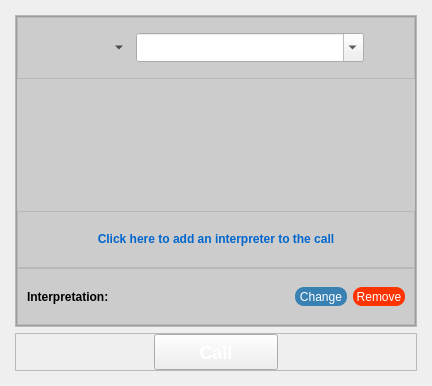
<?xml version="1.0" encoding="UTF-8"?>
<ui version="4.0">
 <class>Qpid::PhoneMakeCallView</class>
 <widget class="QWidget" name="Qpid::PhoneMakeCallView">
  <property name="geometry">
   <rect>
    <x>0</x>
    <y>0</y>
    <width>432</width>
    <height>386</height>
   </rect>
  </property>
  <property name="windowTitle">
   <string>Voice Easy</string>
  </property>
  <property name="styleSheet">
   <string notr="true">#frameMainPanel {
	background: 1px solid #cccccc;
}

/* QFrame Number Panel */
#frameNumberPanel {
	min-height: 60px;
	max-height: 60px;
	background: url(:/images/ui/number_panel_bg.jpg) center;
}

#frameNumberPanel QComboBox {
	min-height: 27px;
	max-height: 27px;
	font-size: 16px;
	font-family: Segoe UI;
}

#frameNumberPanel QComboBox::drop-down {
	padding-right: 3px;
	image: url(:/images/ui/arrow_down.png);
	subcontrol-origin: padding;
	subcontrol-position: right;
	top: 1px;
}

#frameNumberPanel #comboBoxCountryCode {
	border: 0px;
	background: transparent;
}

/*#frameNumberPanel #comboBoxCountryCode QAbstractItemView::item {
	margin-top: 7px;
}*/

#frameNumberPanel #comboBoxNumber {
	border: 1px solid #cccccc;
}

#frameNumberPanel #pushButtonDelete {
	border: 0px;
	background: url(:/images/ui/dtmf_delete.png);
	background-repeat: none;
	min-width: 26px;
	min-height: 16px;
}
/* End */

#frameLanguagePanel,#frameInterpreterLanguage {
	min-height: 55px;
	max-height: 55px;
	background: url(:/images/ui/interpretation_panel_bg.jpg);
}

#frameLanguagePanel #pushButtonAdd {
	border: 0px;
	color: #0066cd;
	font-weight: bold;
}

#frameInterpreterLanguage #labelInterpreterIcon {
	border-image: url(:/images/ui/colored_interpretation.png);
	max-width: 16px;
	min-width: 16px;
	max-height: 16px;
	min-height: 16px;
}

#frameInterpreterLanguage QPushButton {
	min-height: 19px;
	min-width: 52px;
	border: 0px;
	color: #ffffff;
	border-radius: 9px;
	font-size: 12px;
}

#frameInterpreterLanguage QLabel {
	font-size: 12px;
	font-weight: bold;
}

#frameInterpreterLanguage #pushButtonChange {
	background: #3980b3;
}

#frameInterpreterLanguage #pushButtonRemove {
	background: #ff3300;
}

/* Button make call */
#frameMakeCall #pushButtonMakeCall {
	color: #ffffff;
	font-weight: bold;
	font-family: Segoe UI;
	font-size: 18px;
	min-width: 122px;
	min-height: 34px;
	border-image: url(:/images/ui/button_call.png);
}

#frameMakeCall #pushButtonMakeCall:hover {
	border-image: url(:/images/ui/button_call_hover.png);
}</string>
  </property>
  <layout class="QHBoxLayout" name="horizontalLayout_6">
   <item>
    <spacer name="horizontalSpacer_6">
     <property name="orientation">
      <enum>Qt::Horizontal</enum>
     </property>
     <property name="sizeHint" stdset="0">
      <size>
       <width>105</width>
       <height>20</height>
      </size>
     </property>
    </spacer>
   </item>
   <item>
    <widget class="QWidget" name="widget" native="true">
     <property name="minimumSize">
      <size>
       <width>0</width>
       <height>0</height>
      </size>
     </property>
     <property name="maximumSize">
      <size>
       <width>16777215</width>
       <height>16777215</height>
      </size>
     </property>
     <layout class="QVBoxLayout" name="verticalLayout_2">
      <property name="spacing">
       <number>6</number>
      </property>
      <property name="margin">
       <number>0</number>
      </property>
      <item>
       <spacer name="verticalSpacer">
        <property name="orientation">
         <enum>Qt::Vertical</enum>
        </property>
        <property name="sizeHint" stdset="0">
         <size>
          <width>20</width>
          <height>132</height>
         </size>
        </property>
       </spacer>
      </item>
      <item>
       <widget class="QFrame" name="frameVerticalMiddle">
        <property name="minimumSize">
         <size>
          <width>0</width>
          <height>0</height>
         </size>
        </property>
        <property name="frameShape">
         <enum>QFrame::StyledPanel</enum>
        </property>
        <property name="frameShadow">
         <enum>QFrame::Raised</enum>
        </property>
        <layout class="QHBoxLayout" name="horizontalLayout">
         <property name="spacing">
          <number>0</number>
         </property>
         <property name="margin">
          <number>0</number>
         </property>
         <item>
          <spacer name="horizontalSpacer">
           <property name="orientation">
            <enum>Qt::Horizontal</enum>
           </property>
           <property name="sizeHint" stdset="0">
            <size>
             <width>5</width>
             <height>20</height>
            </size>
           </property>
          </spacer>
         </item>
         <item>
          <widget class="QFrame" name="frameMainPanel">
           <property name="minimumSize">
            <size>
             <width>400</width>
             <height>310</height>
            </size>
           </property>
           <property name="maximumSize">
            <size>
             <width>16777215</width>
             <height>16777215</height>
            </size>
           </property>
           <property name="frameShape">
            <enum>QFrame::StyledPanel</enum>
           </property>
           <property name="frameShadow">
            <enum>QFrame::Raised</enum>
           </property>
           <layout class="QVBoxLayout" name="verticalLayout_3">
            <property name="spacing">
             <number>0</number>
            </property>
            <property name="margin">
             <number>0</number>
            </property>
            <item>
             <widget class="QFrame" name="frameNumberPanel">
              <property name="frameShape">
               <enum>QFrame::StyledPanel</enum>
              </property>
              <property name="frameShadow">
               <enum>QFrame::Raised</enum>
              </property>
              <layout class="QHBoxLayout" name="horizontalLayout_2" stretch="0,1,0">
               <property name="spacing">
                <number>9</number>
               </property>
               <property name="leftMargin">
                <number>9</number>
               </property>
               <property name="topMargin">
                <number>0</number>
               </property>
               <property name="rightMargin">
                <number>9</number>
               </property>
               <property name="bottomMargin">
                <number>0</number>
               </property>
               <item>
                <widget class="QComboBox" name="comboBoxCountryCode">
                 <property name="minimumSize">
                  <size>
                   <width>100</width>
                   <height>27</height>
                  </size>
                 </property>
                 <property name="autoFillBackground">
                  <bool>false</bool>
                 </property>
                </widget>
               </item>
               <item>
                <widget class="QComboBox" name="comboBoxNumber">
                 <property name="editable">
                  <bool>true</bool>
                 </property>
                </widget>
               </item>
               <item>
                <widget class="QPushButton" name="pushButtonDelete">
                 <property name="focusPolicy">
                  <enum>Qt::NoFocus</enum>
                 </property>
                 <property name="text">
                  <string/>
                 </property>
                </widget>
               </item>
              </layout>
             </widget>
            </item>
            <item>
             <widget class="Qpid::DTMFPlate" name="widgetDTMFPlate" native="true"/>
            </item>
            <item>
             <widget class="QFrame" name="frameLanguagePanel">
              <property name="frameShape">
               <enum>QFrame::StyledPanel</enum>
              </property>
              <property name="frameShadow">
               <enum>QFrame::Raised</enum>
              </property>
              <layout class="QHBoxLayout" name="horizontalLayout_3" stretch="1">
               <property name="spacing">
                <number>0</number>
               </property>
               <property name="leftMargin">
                <number>0</number>
               </property>
               <property name="rightMargin">
                <number>0</number>
               </property>
               <item>
                <widget class="QPushButton" name="pushButtonAdd">
                 <property name="cursor">
                  <cursorShape>PointingHandCursor</cursorShape>
                 </property>
                 <property name="focusPolicy">
                  <enum>Qt::NoFocus</enum>
                 </property>
                 <property name="text">
                  <string>Click here to add an interpreter to the call</string>
                 </property>
                </widget>
               </item>
              </layout>
             </widget>
            </item>
            <item>
             <widget class="QFrame" name="frameInterpreterLanguage">
              <property name="frameShape">
               <enum>QFrame::StyledPanel</enum>
              </property>
              <property name="frameShadow">
               <enum>QFrame::Raised</enum>
              </property>
              <layout class="QHBoxLayout" name="horizontalLayout_5">
               <property name="spacing">
                <number>6</number>
               </property>
               <property name="topMargin">
                <number>0</number>
               </property>
               <property name="bottomMargin">
                <number>0</number>
               </property>
               <item>
                <widget class="QLabel" name="labelInterpretation">
                 <property name="text">
                  <string>Interpretation:</string>
                 </property>
                </widget>
               </item>
               <item>
                <widget class="QLabel" name="labelSourceLanguage">
                 <property name="text">
                  <string/>
                 </property>
                 <property name="scaledContents">
                  <bool>true</bool>
                 </property>
                </widget>
               </item>
               <item>
                <widget class="QLabel" name="labelInterpreterIcon">
                 <property name="minimumSize">
                  <size>
                   <width>16</width>
                   <height>16</height>
                  </size>
                 </property>
                 <property name="maximumSize">
                  <size>
                   <width>16</width>
                   <height>16</height>
                  </size>
                 </property>
                 <property name="text">
                  <string/>
                 </property>
                </widget>
               </item>
               <item>
                <widget class="QLabel" name="labelTargetLanguage">
                 <property name="text">
                  <string/>
                 </property>
                 <property name="scaledContents">
                  <bool>true</bool>
                 </property>
                </widget>
               </item>
               <item>
                <spacer name="horizontalSpacer_5">
                 <property name="orientation">
                  <enum>Qt::Horizontal</enum>
                 </property>
                 <property name="sizeHint" stdset="0">
                  <size>
                   <width>40</width>
                   <height>20</height>
                  </size>
                 </property>
                </spacer>
               </item>
               <item>
                <widget class="QPushButton" name="pushButtonChange">
                 <property name="focusPolicy">
                  <enum>Qt::NoFocus</enum>
                 </property>
                 <property name="text">
                  <string>Change</string>
                 </property>
                </widget>
               </item>
               <item>
                <widget class="QPushButton" name="pushButtonRemove">
                 <property name="focusPolicy">
                  <enum>Qt::NoFocus</enum>
                 </property>
                 <property name="text">
                  <string>Remove</string>
                 </property>
                </widget>
               </item>
              </layout>
             </widget>
            </item>
           </layout>
          </widget>
         </item>
         <item>
          <spacer name="horizontalSpacer_2">
           <property name="orientation">
            <enum>Qt::Horizontal</enum>
           </property>
           <property name="sizeHint" stdset="0">
            <size>
             <width>5</width>
             <height>20</height>
            </size>
           </property>
          </spacer>
         </item>
        </layout>
       </widget>
      </item>
      <item>
       <widget class="QFrame" name="frameMakeCall">
        <property name="frameShape">
         <enum>QFrame::StyledPanel</enum>
        </property>
        <property name="frameShadow">
         <enum>QFrame::Raised</enum>
        </property>
        <layout class="QHBoxLayout" name="horizontalLayout_4">
         <property name="spacing">
          <number>0</number>
         </property>
         <property name="margin">
          <number>0</number>
         </property>
         <item>
          <spacer name="horizontalSpacer_3">
           <property name="orientation">
            <enum>Qt::Horizontal</enum>
           </property>
           <property name="sizeHint" stdset="0">
            <size>
             <width>168</width>
             <height>20</height>
            </size>
           </property>
          </spacer>
         </item>
         <item>
          <widget class="QPushButton" name="pushButtonMakeCall">
           <property name="focusPolicy">
            <enum>Qt::NoFocus</enum>
           </property>
           <property name="text">
            <string>Call</string>
           </property>
          </widget>
         </item>
         <item>
          <spacer name="horizontalSpacer_4">
           <property name="orientation">
            <enum>Qt::Horizontal</enum>
           </property>
           <property name="sizeHint" stdset="0">
            <size>
             <width>167</width>
             <height>20</height>
            </size>
           </property>
          </spacer>
         </item>
        </layout>
       </widget>
      </item>
      <item>
       <spacer name="verticalSpacer_2">
        <property name="orientation">
         <enum>Qt::Vertical</enum>
        </property>
        <property name="sizeHint" stdset="0">
         <size>
          <width>20</width>
          <height>131</height>
         </size>
        </property>
       </spacer>
      </item>
     </layout>
    </widget>
   </item>
   <item>
    <spacer name="horizontalSpacer_7">
     <property name="orientation">
      <enum>Qt::Horizontal</enum>
     </property>
     <property name="sizeHint" stdset="0">
      <size>
       <width>105</width>
       <height>20</height>
      </size>
     </property>
    </spacer>
   </item>
  </layout>
 </widget>
 <customwidgets>
  <customwidget>
   <class>Qpid::DTMFPlate</class>
   <extends>QWidget</extends>
   <header>dtmfplate.h</header>
   <container>1</container>
  </customwidget>
 </customwidgets>
 <resources>
  <include location="phone.qrc"/>
 </resources>
 <connections/>
</ui>
